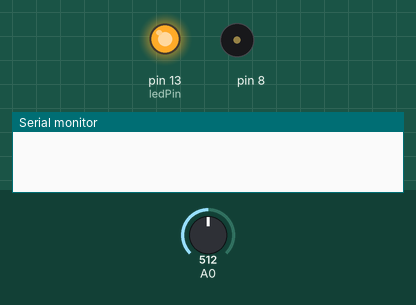
Recording of a sketch running on a simulated Arduino Uno, built with avr-gcc and run on an emulated ATmega328P. Parts: output pins drawn as LEDs (lit = HIGH), buzzer (waves = sounding), the last lines printed to the serial monitor. Inputs (shaded band) come from the test bench; at power-on: A0 = 512.

Above: at 0.1 s.
At 5.1 s:
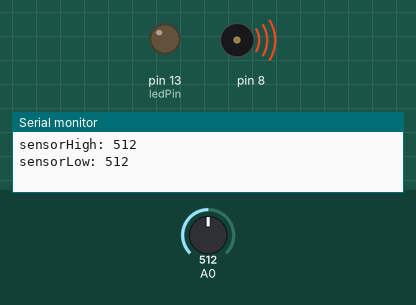
Timing chart, 0 to 6.6 s (numbered marks = the images above):
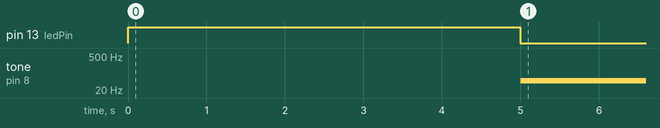

Measured:
- by itself, tone on pin 8: silent → 49 Hz at 5.0 s

The sketch:

06_Theremin_optico.ino
```cpp
int sensorValue;
int sensorLow = 1023;
int sensorHigh = 0;

const int ledPin = 13;

void setup() {
  pinMode(ledPin,OUTPUT);
  digitalWrite(ledPin,HIGH);

  while(millis()<5000){
    sensorValue = analogRead(A0);
    if (sensorValue < sensorLow){
      sensorLow = sensorValue;
    }
    if (sensorValue > sensorHigh){
      sensorHigh = sensorValue;
    }
  }
  digitalWrite(ledPin,LOW);
  Serial.begin(9600);
  Serial.print("sensorHigh: ");
  Serial.println(sensorHigh);
  Serial.print("sensorLow: ");
  Serial.println(sensorLow);
}

void loop() {
  sensorValue = analogRead(A0);
  int pitch = map(sensorValue,sensorLow,sensorHigh,50,4000);
  tone(8,pitch,20);
  delay(10);

}
```
